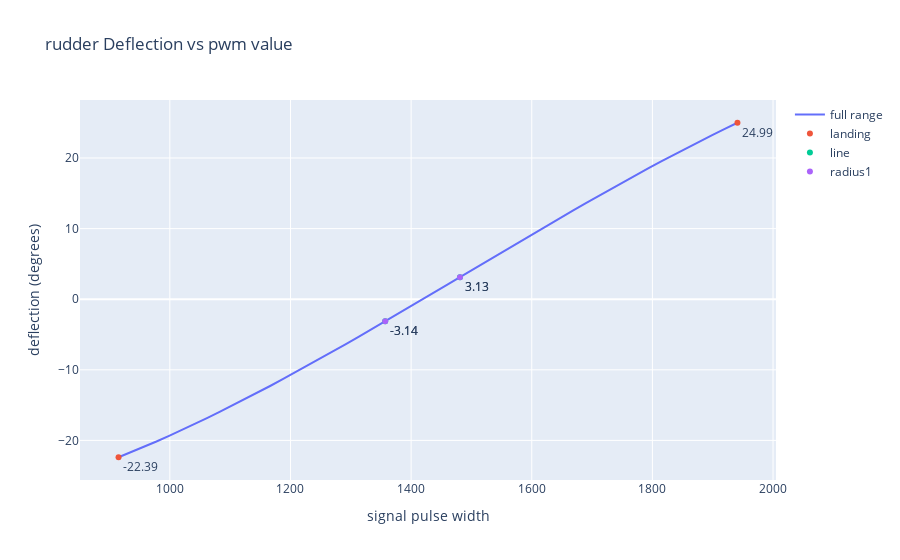
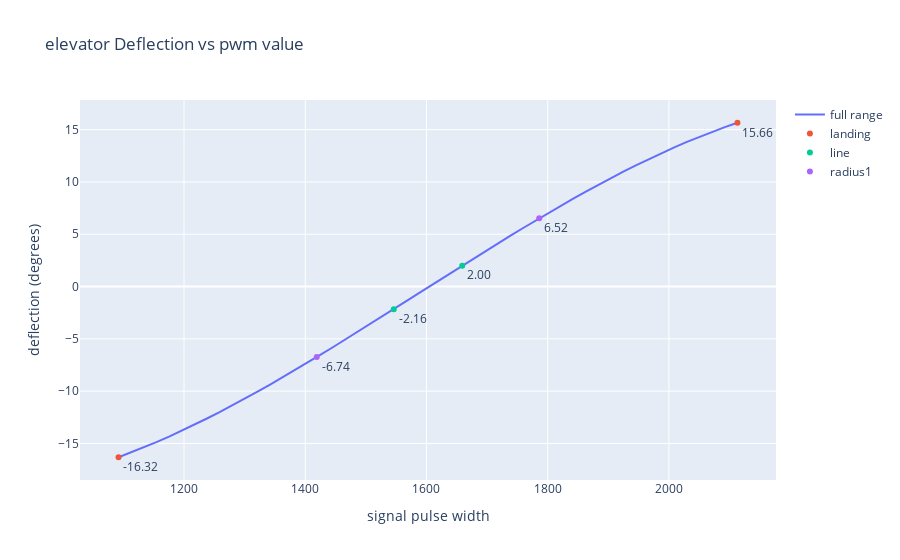
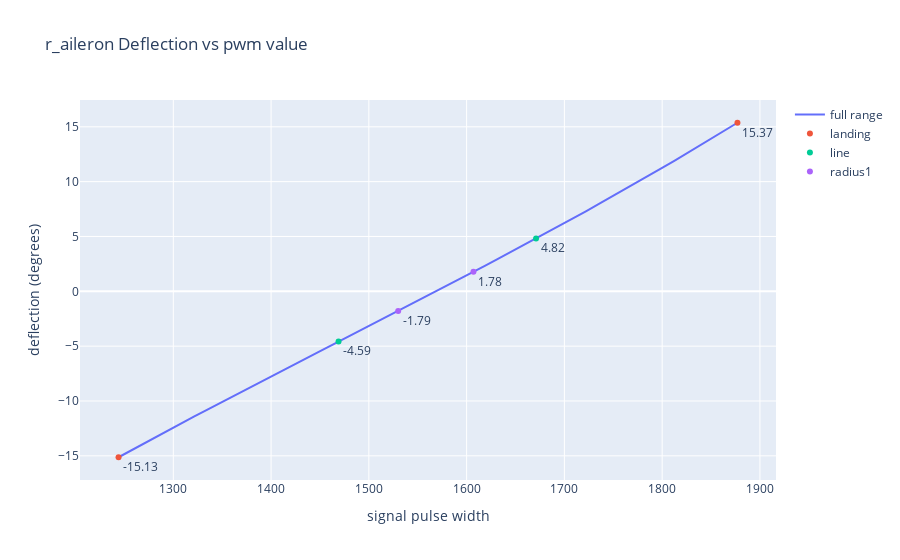
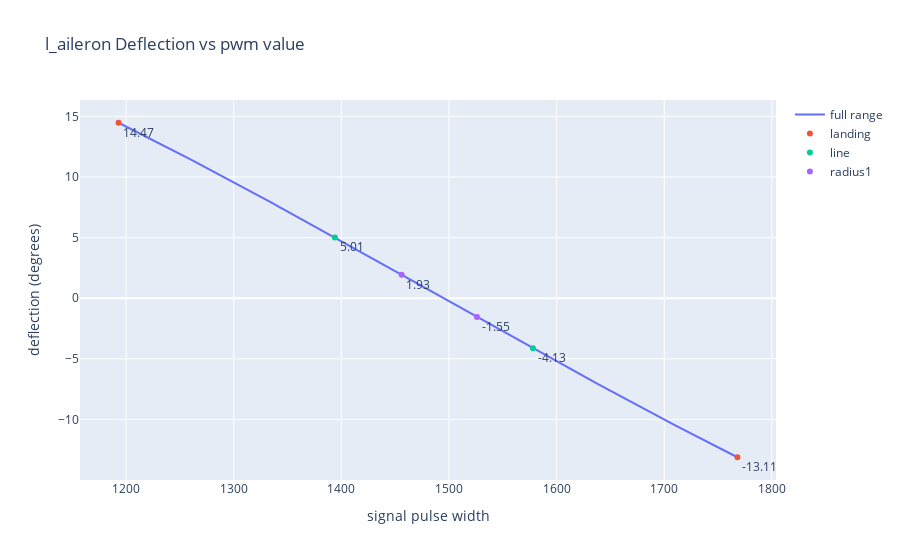

These figures' notebook cell, in order:
### Code cell
for key, value in rateinfo.items():
    fig = go.Figure()

    pwm_values = np.linspace(value.rates['landing'][0], value.rates['landing'][1]) 
    deflections = np.vectorize(value.deflection)(pwm_values)


    line = fig.add_trace(go.Scatter(x=pwm_values, y=deflections, name='full range'))

    for rate in value.rates.keys():
        if rate in 'landing,line,radius1'.split(','):
            fig.add_trace(go.Scatter(
                x=value.rates[rate], 
                y=value.angles[rate], 
                text=["{:.2f}".format(val) for val in value.angles[rate]], 
                mode='markers+text',
                textposition="bottom right", 
                name=rate
                ))

    fig.update_layout(title= key + ' Deflection vs pwm value')
    fig.update_xaxes(title_text="signal pulse width")

    fig.update_yaxes(title_text="deflection (degrees)")
    fig.show()

### Figure 1 — Plotly figure (JSON) as saved in the notebook; plotly's stock layout.template omitted (floating-point values rounded to 4 significant figures)
{"data": [{"name": "full range", "type": "scatter", "x": [915, 935.9, 956.9, 977.8, 998.8, 1020.0, 1041.0, 1062.0, 1083.0, 1103.0, 1124.0, 1145.0, 1166.0, 1187.0, 1208.0, 1229.0, 1250.0, 1271.0, 1292.0, 1313.0, 1334.0, 1355.0, 1376.0, 1397.0, 1418.0, 1438.0, 1459.0, 1480.0, 1501.0, 1522.0, 1543.0, 1564.0, 1585.0, 1606.0, 1627.0, 1648.0, 1669.0, 1690.0, 1711.0, 1732.0, 1753.0, 1773.0, 1794.0, 1815.0, 1836.0, 1857.0, 1878.0, 1899.0, 1920.0, 1941], "y": [-22.39, -21.67, -20.92, -20.15, -19.36, -18.54, -17.71, -16.85, -15.97, -15.08, -14.17, -13.24, -12.3, -11.34, -10.37, -9.381, -8.384, -7.376, -6.359, -5.332, -4.297, -3.256, -2.208, -1.155, -0.09702, 0.9639, 2.027, 3.092, 4.157, 5.222, 6.286, 7.347, 8.405, 9.459, 10.51, 11.55, 12.59, 13.62, 14.63, 15.64, 16.64, 17.63, 18.6, 19.56, 20.51, 21.44, 22.36, 23.25, 24.13, 24.99]}, {"mode": "markers+text", "name": "landing", "text": ["-22.39", "24.99"], "textposition": "bottom right", "type": "scatter", "x": [915, 1941], "y": [-22.39, 24.99]}, {"mode": "markers+text", "name": "line", "text": ["-3.14", "3.13"], "textposition": "bottom right", "type": "scatter", "x": [1357, 1481], "y": [-3.142, 3.125]}, {"mode": "markers+text", "name": "radius1", "text": ["-3.14", "3.13"], "textposition": "bottom right", "type": "scatter", "x": [1357, 1481], "y": [-3.142, 3.125]}], "layout": {"title": {"text": "rudder Deflection vs pwm value"}, "xaxis": {"title": {"text": "signal pulse width"}}, "yaxis": {"title": {"text": "deflection (degrees)"}}}}

### Figure 2 — Plotly figure (JSON) as saved in the notebook; plotly's stock layout.template omitted (floating-point values rounded to 4 significant figures)
{"data": [{"name": "full range", "type": "scatter", "x": [1092, 1113.0, 1134.0, 1155.0, 1175.0, 1196.0, 1217.0, 1238.0, 1259.0, 1280.0, 1300.0, 1321.0, 1342.0, 1363.0, 1384.0, 1405.0, 1425.0, 1446.0, 1467.0, 1488.0, 1509.0, 1530.0, 1550.0, 1571.0, 1592.0, 1613.0, 1634.0, 1655.0, 1675.0, 1696.0, 1717.0, 1738.0, 1759.0, 1780.0, 1800.0, 1821.0, 1842.0, 1863.0, 1884.0, 1905.0, 1925.0, 1946.0, 1967.0, 1988.0, 2009.0, 2030.0, 2050.0, 2071.0, 2092.0, 2113], "y": [-16.32, -15.86, -15.38, -14.87, -14.34, -13.79, -13.21, -12.62, -12.0, -11.37, -10.71, -10.05, -9.367, -8.672, -7.964, -7.246, -6.517, -5.78, -5.034, -4.282, -3.525, -2.763, -1.998, -1.231, -0.4628, 0.3049, 1.071, 1.835, 2.595, 3.35, 4.099, 4.841, 5.574, 6.299, 7.012, 7.714, 8.403, 9.077, 9.737, 10.38, 11.01, 11.61, 12.2, 12.77, 13.31, 13.83, 14.33, 14.8, 15.24, 15.66]}, {"mode": "markers+text", "name": "landing", "text": ["-16.32", "15.66"], "textposition": "bottom right", "type": "scatter", "x": [1092, 2113], "y": [-16.32, 15.66]}, {"mode": "markers+text", "name": "line", "text": ["-2.16", "2.00"], "textposition": "bottom right", "type": "scatter", "x": [1546, 1659], "y": [-2.16, 1.996]}, {"mode": "markers+text", "name": "radius1", "text": ["-6.74", "6.52"], "textposition": "bottom right", "type": "scatter", "x": [1419, 1786], "y": [-6.741, 6.519]}], "layout": {"title": {"text": "elevator Deflection vs pwm value"}, "xaxis": {"title": {"text": "signal pulse width"}}, "yaxis": {"title": {"text": "deflection (degrees)"}}}}

### Figure 3 — Plotly figure (JSON) as saved in the notebook; plotly's stock layout.template omitted (floating-point values rounded to 4 significant figures)
{"data": [{"name": "full range", "type": "scatter", "x": [1244, 1257.0, 1270.0, 1283.0, 1296.0, 1309.0, 1322.0, 1334.0, 1347.0, 1360.0, 1373.0, 1386.0, 1399.0, 1412.0, 1425.0, 1438.0, 1451.0, 1464.0, 1477.0, 1489.0, 1502.0, 1515.0, 1528.0, 1541.0, 1554.0, 1567.0, 1580.0, 1593.0, 1606.0, 1619.0, 1632.0, 1644.0, 1657.0, 1670.0, 1683.0, 1696.0, 1709.0, 1722.0, 1735.0, 1748.0, 1761.0, 1774.0, 1787.0, 1799.0, 1812.0, 1825.0, 1838.0, 1851.0, 1864.0, 1877], "y": [-15.13, -14.5, -13.88, -13.25, -12.64, -12.02, -11.41, -10.8, -10.2, -9.597, -8.996, -8.398, -7.801, -7.205, -6.611, -6.018, -5.425, -4.833, -4.241, -3.649, -3.057, -2.464, -1.871, -1.276, -0.68, -0.08247, 0.5168, 1.118, 1.722, 2.328, 2.937, 3.549, 4.164, 4.783, 5.406, 6.032, 6.663, 7.298, 7.939, 8.584, 9.235, 9.891, 10.55, 11.22, 11.89, 12.58, 13.26, 13.96, 14.66, 15.37]}, {"mode": "markers+text", "name": "landing", "text": ["-15.13", "15.37"], "textposition": "bottom right", "type": "scatter", "x": [1244, 1877], "y": [-15.13, 15.37]}, {"mode": "markers+text", "name": "line", "text": ["-4.59", "4.82"], "textposition": "bottom right", "type": "scatter", "x": [1469, 1671], "y": [-4.586, 4.816]}, {"mode": "markers+text", "name": "radius1", "text": ["-1.79", "1.78"], "textposition": "bottom right", "type": "scatter", "x": [1530, 1607], "y": [-1.788, 1.782]}], "layout": {"title": {"text": "r_aileron Deflection vs pwm value"}, "xaxis": {"title": {"text": "signal pulse width"}}, "yaxis": {"title": {"text": "deflection (degrees)"}}}}

### Figure 4 — Plotly figure (JSON) as saved in the notebook; plotly's stock layout.template omitted (floating-point values rounded to 4 significant figures)
{"data": [{"name": "full range", "type": "scatter", "x": [1193, 1205.0, 1216.0, 1228.0, 1240.0, 1252.0, 1263.0, 1275.0, 1287.0, 1299.0, 1310.0, 1322.0, 1334.0, 1346.0, 1357.0, 1369.0, 1381.0, 1392.0, 1404.0, 1416.0, 1428.0, 1439.0, 1451.0, 1463.0, 1475.0, 1486.0, 1498.0, 1510.0, 1522.0, 1533.0, 1545.0, 1557.0, 1569.0, 1580.0, 1592.0, 1604.0, 1615.0, 1627.0, 1639.0, 1651.0, 1662.0, 1674.0, 1686.0, 1698.0, 1709.0, 1721.0, 1733.0, 1745.0, 1756.0, 1768], "y": [14.47, 13.95, 13.43, 12.9, 12.36, 11.82, 11.28, 10.73, 10.18, 9.627, 9.069, 8.507, 7.942, 7.374, 6.804, 6.231, 5.656, 5.079, 4.501, 3.921, 3.339, 2.757, 2.173, 1.589, 1.005, 0.42, -0.1647, -0.7492, -1.333, -1.917, -2.499, -3.081, -3.661, -4.24, -4.817, -5.391, -5.964, -6.535, -7.102, -7.667, -8.229, -8.788, -9.343, -9.895, -10.44, -10.99, -11.52, -12.06, -12.59, -13.11]}, {"mode": "markers+text", "name": "landing", "text": ["14.47", "-13.11"], "textposition": "bottom right", "type": "scatter", "x": [1193, 1768], "y": [14.47, -13.11]}, {"mode": "markers+text", "name": "line", "text": ["5.01", "-4.13"], "textposition": "bottom right", "type": "scatter", "x": [1394, 1578], "y": [5.005, -4.129]}, {"mode": "markers+text", "name": "radius1", "text": ["1.93", "-1.55"], "textposition": "bottom right", "type": "scatter", "x": [1456, 1526], "y": [1.933, -1.554]}], "layout": {"title": {"text": "l_aileron Deflection vs pwm value"}, "xaxis": {"title": {"text": "signal pulse width"}}, "yaxis": {"title": {"text": "deflection (degrees)"}}}}
